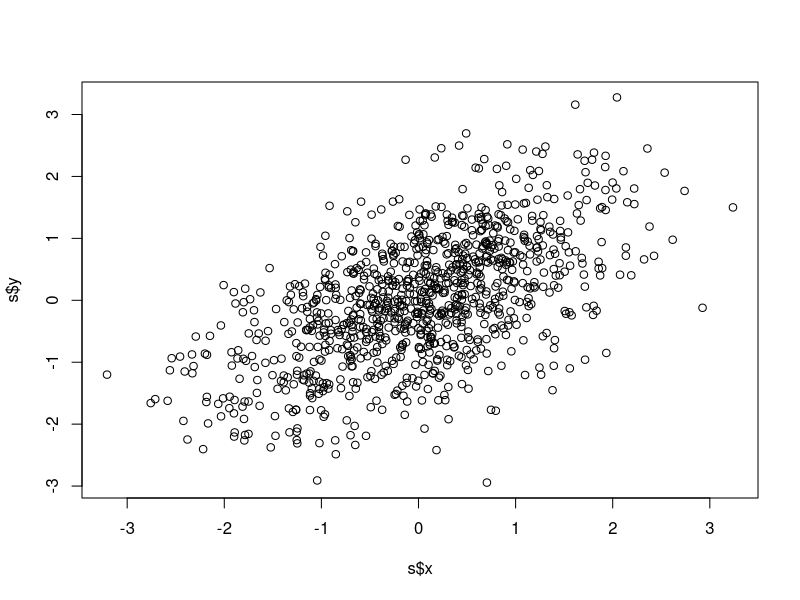

Write R code to recreate this figure.
library(LearnBayes)


### Name: simcontour
### Title: Simulated draws from a bivariate density function on a grid
### Aliases: simcontour
### Keywords: models

### ** Examples

m=array(c(0,0),c(2,1))
v=array(c(1,.6,.6,1),c(2,2))
normpar=list(m=m,v=v)
s=simcontour(lbinorm,c(-4,4,-4,4),normpar,1000)
plot(s$x,s$y)
